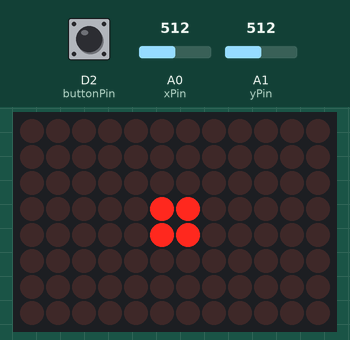
Recording of a sketch running on a simulated Arduino Uno R4 WiFi. Parts: 12×8 LED matrix. The test bench sets the inputs (shaded band); at power-on: A0 (xPin) = 512, A1 (yPin) = 512, D2 (buttonPin) HIGH. What the sketch prints to the serial monitor is not drawn.

Above: at 1.2 s.
1.3 s: A0 (xPin) set to 586
2.8 s: A0 (xPin) set to 611
At 3.3 s:
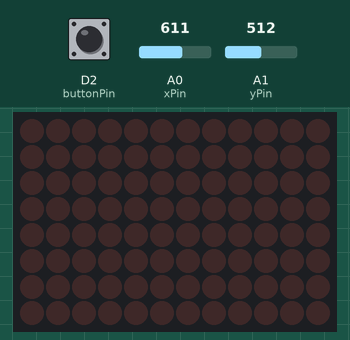
4.3 s: A1 (yPin) set to 690
5.8 s: A1 (yPin) set to 718
At 7.0 s:
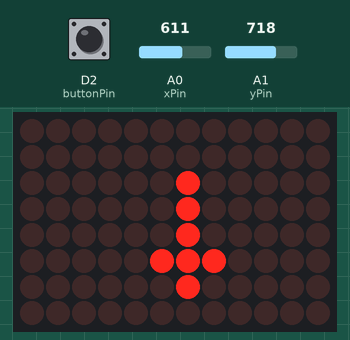
7.3 s: D2 (buttonPin) pulled LOW for 0.15 s
At 7.44 s:
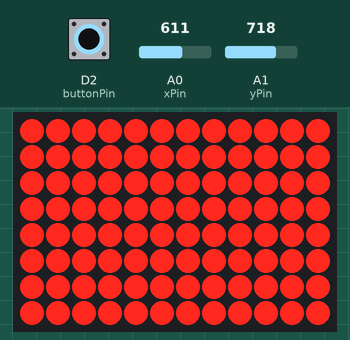
9.0 s: A1 (yPin) set to 290
At 10.4 s:
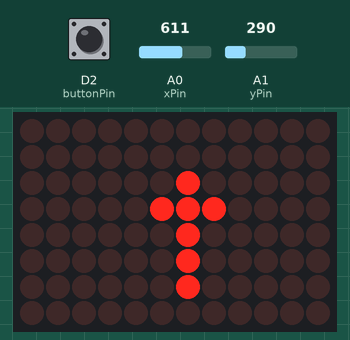
Timing chart, 0 to 11.5 s (numbered marks = the images above; inputs shaded):
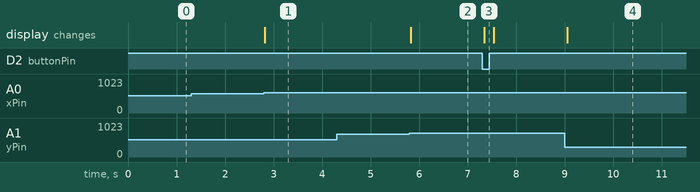

Measured:
- the behaviour switches between 599 and 600 on A0 (xPin) (found by bisection; images 0 and 1)
- the behaviour switches between 700 and 701 on A1 (yPin) (found by bisection; images 1 and 2)
- after the input at 1.3 s, every drawn part: stays the same
- after the input at 2.8 s, the display: changes at once (image 1)
- after the input at 4.3 s, every drawn part: stays the same
- after the input at 5.8 s, the display: changes at once (image 2)
- after the input at 7.3 s, the display: changes at once (image 3)
- after the input at 9.0 s, the display: changes after 0.05 s (image 4)

The sketch:

Joystick_ArduinoR4_Arrows_Task298.ino
```cpp
/*
  Project: Joystick Control with Arduino UNO R4 and LED Matrix
  Description:
    This project uses a joystick connected to the Arduino UNO R4 to control the built-in LED matrix (8x12).
    - The joystick's X and Y axes are read as analog signals (0–1023).
    - Moving the joystick displays compact arrows on the LED matrix:
        * Up    → arrow pointing up
        * Down  → arrow pointing down
        * Left  → arrow pointing left
        * Right → arrow pointing right
        * Center (neutral position) → small dot in the middle
    - The joystick also has a push button. When pressed, all LEDs on the matrix turn ON.
    - The Serial Monitor is used to display joystick values and button state for debugging.

  Hardware:
    - Arduino UNO R4 (Minima or WiFi)
    - Joystick module (X, Y, SW pins)
    - Built-in Arduino LED Matrix (8 rows x 12 columns)
*/

#include <Arduino_LED_Matrix.h>

ArduinoLEDMatrix matrix;

int xPin = A0;        // Joystick X-axis connected to analog pin A0
int yPin = A1;        // Joystick Y-axis connected to analog pin A1
int buttonPin = 2;    // Joystick button (SW) connected to digital pin 2

uint8_t pixels[96];   // 8 rows x 12 columns = 96 LEDs

// Clear the matrix (turn off all LEDs)
void clearMatrix() {
  for (int i = 0; i < 96; i++) pixels[i] = 0;
}

// Turn ON a specific LED at row and column
void setPixel(int row, int col) {
  if (row >= 0 && row < 8 && col >= 0 && col < 12) {
    pixels[row * 12 + col] = 1;
  }
}

// Turn ON all LEDs in the matrix
void setAllPixels() {
  for (int i = 0; i < 96; i++) pixels[i] = 1;
}

// Arrow Up (compact)
void drawArrowUp() {
  // short body
  setPixel(4, 6);
  setPixel(5, 6);
  setPixel(6, 6);
  // small tip
  setPixel(3, 6);
  setPixel(2, 6);
  setPixel(3, 5);
  setPixel(3, 7);
}

// Arrow Down (compact)
void drawArrowDown() {
  // short body
  setPixel(2, 6);
  setPixel(3, 6);
  setPixel(4, 6);
  // small tip
  setPixel(5, 6);
  setPixel(6, 6);
  setPixel(5, 5);
  setPixel(5, 7);
}

// Arrow Left
void drawArrowLeft() {
  for (int c = 3; c < 9; c++) setPixel(4, c);   // body
  setPixel(4, 2); setPixel(4, 1);               // tip
  setPixel(3, 2); setPixel(5, 2);
}

// Arrow Right
void drawArrowRight() {
  for (int c = 3; c < 9; c++) setPixel(4, c);   // body
  setPixel(4, 9); setPixel(4, 10);              // tip
  setPixel(3, 9); setPixel(5, 9);
}

// Center Dot
void drawCenterDot() {
  setPixel(3, 5); setPixel(3, 6);
  setPixel(4, 5); setPixel(4, 6);
}

void setup() {
  matrix.begin();          // initialize LED matrix
  Serial.begin(9600);      // start serial communication
  pinMode(buttonPin, INPUT_PULLUP); // configure joystick button
}

void loop() {
  int xVal = analogRead(xPin);       // read X-axis value
  int yVal = analogRead(yPin);       // read Y-axis value
  int buttonState = digitalRead(buttonPin); // read button state

  clearMatrix(); // reset matrix before drawing

  // Print values to Serial Monitor
  Serial.print("X: "); Serial.print(xVal);
  Serial.print(" | Y: "); Serial.print(yVal);
  Serial.print(" | Button: "); Serial.println(buttonState);

  if (buttonState == LOW) {
    setAllPixels();
    Serial.println("Button pressed → All LEDs ON");
  } else {
    if (yVal > 700) {
      drawArrowDown();
      Serial.println("Joystick Down → Arrow Down");
    } else if (yVal < 300) {
      drawArrowUp();
      Serial.println("Joystick Up → Arrow Up");
    } else if (xVal > 700) {
      drawArrowRight();
      Serial.println("Joystick Right → Arrow Right");
    } else if (xVal < 300) {
      drawArrowLeft();
      Serial.println("Joystick Left → Arrow Left");
    } else if (xVal > 400 && xVal < 600 && yVal > 400 && yVal < 600) {
      drawCenterDot();
      Serial.println("Joystick Center → Dot");
    }
  }

  matrix.loadPixels(pixels, 96); // update matrix with new pixels
  delay(100);                    // small delay for stability
}
```
